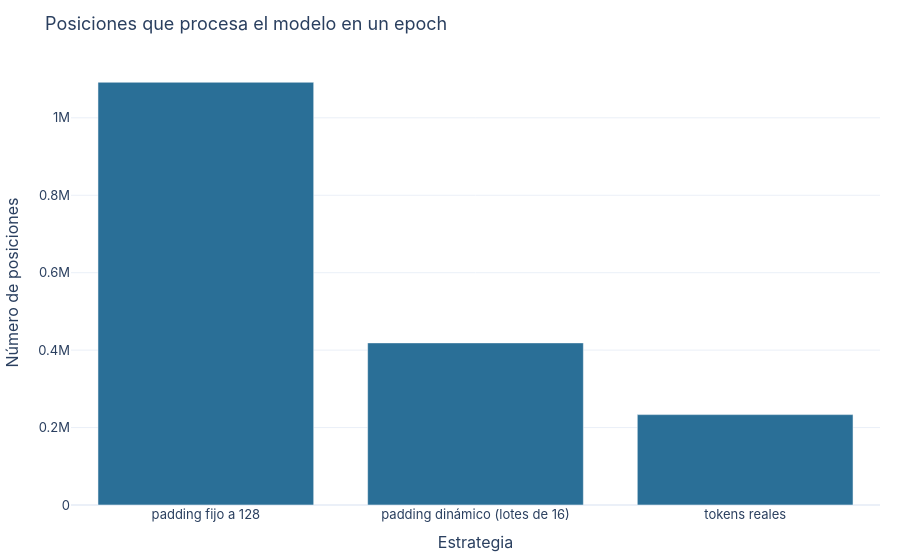

Write notebook code for a chart like this one.
### Code cell
longitudes = rt_tok["train"]["input_ids"]
lotes = [longitudes[i:i + 16] for i in range(0, len(longitudes), 16)]
estatico = 128 * len(longitudes)
dinamico = sum(16 * max(len(x) for x in l) for l in lotes)
real = sum(len(x) for x in longitudes)
plots.barras_agrupadas(["padding fijo a 128", "padding dinámico (lotes de 16)", "tokens reales"],
                       {"posiciones": [estatico, dinamico, real]},
                       "Posiciones que procesa el modelo en un epoch", "Estrategia", "Número de posiciones")

### Figure 1 — Plotly figure (JSON) as saved in the notebook; plotly's stock layout.template omitted (floating-point values rounded to 4 significant figures)
{"data": [{"name": "posiciones", "type": "bar", "x": ["padding fijo a 128", "padding dinámico (lotes de 16)", "tokens reales"], "y": [1091840, 418688, 233452]}], "layout": {"barmode": "group", "title": {"text": "Posiciones que procesa el modelo en un epoch"}, "xaxis": {"title": {"text": "Estrategia"}}, "yaxis": {"title": {"text": "Número de posiciones"}}}}
